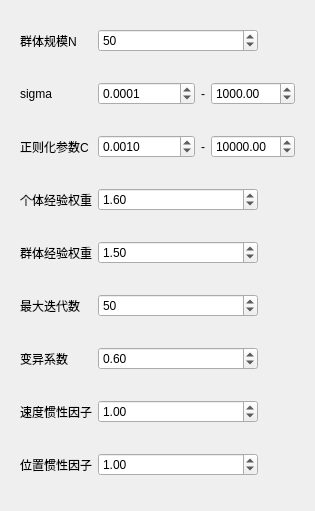
<?xml version="1.0" encoding="UTF-8"?>
<ui version="4.0">
 <class>maplssvmpsoform</class>
 <widget class="QWidget" name="maplssvmpsoform">
  <property name="geometry">
   <rect>
    <x>0</x>
    <y>0</y>
    <width>297</width>
    <height>511</height>
   </rect>
  </property>
  <property name="sizePolicy">
   <sizepolicy hsizetype="Preferred" vsizetype="Preferred">
    <horstretch>0</horstretch>
    <verstretch>0</verstretch>
   </sizepolicy>
  </property>
  <property name="windowTitle">
   <string>Form</string>
  </property>
  <layout class="QHBoxLayout" name="horizontalLayout">
   <item>
    <layout class="QGridLayout" name="gridLayout" columnstretch="4,6,1,6">
     <property name="sizeConstraint">
      <enum>QLayout::SetDefaultConstraint</enum>
     </property>
     <property name="leftMargin">
      <number>9</number>
     </property>
     <property name="topMargin">
      <number>9</number>
     </property>
     <property name="rightMargin">
      <number>9</number>
     </property>
     <property name="bottomMargin">
      <number>9</number>
     </property>
     <property name="horizontalSpacing">
      <number>6</number>
     </property>
     <property name="verticalSpacing">
      <number>21</number>
     </property>
     <item row="3" column="0">
      <widget class="QLabel" name="label_6">
       <property name="sizePolicy">
        <sizepolicy hsizetype="Fixed" vsizetype="Preferred">
         <horstretch>0</horstretch>
         <verstretch>0</verstretch>
        </sizepolicy>
       </property>
       <property name="text">
        <string>个体经验权重</string>
       </property>
      </widget>
     </item>
     <item row="2" column="0">
      <widget class="QLabel" name="label_4">
       <property name="sizePolicy">
        <sizepolicy hsizetype="Fixed" vsizetype="Preferred">
         <horstretch>0</horstretch>
         <verstretch>0</verstretch>
        </sizepolicy>
       </property>
       <property name="text">
        <string>正则化参数C</string>
       </property>
      </widget>
     </item>
     <item row="4" column="0">
      <widget class="QLabel" name="label_7">
       <property name="sizePolicy">
        <sizepolicy hsizetype="Fixed" vsizetype="Preferred">
         <horstretch>0</horstretch>
         <verstretch>0</verstretch>
        </sizepolicy>
       </property>
       <property name="text">
        <string>群体经验权重</string>
       </property>
      </widget>
     </item>
     <item row="1" column="2">
      <widget class="QLabel" name="label_3">
       <property name="sizePolicy">
        <sizepolicy hsizetype="Fixed" vsizetype="Preferred">
         <horstretch>0</horstretch>
         <verstretch>0</verstretch>
        </sizepolicy>
       </property>
       <property name="maximumSize">
        <size>
         <width>10</width>
         <height>16777215</height>
        </size>
       </property>
       <property name="text">
        <string>-</string>
       </property>
       <property name="alignment">
        <set>Qt::AlignCenter</set>
       </property>
      </widget>
     </item>
     <item row="1" column="0">
      <widget class="QLabel" name="label_2">
       <property name="sizePolicy">
        <sizepolicy hsizetype="Fixed" vsizetype="Preferred">
         <horstretch>0</horstretch>
         <verstretch>0</verstretch>
        </sizepolicy>
       </property>
       <property name="text">
        <string>sigma</string>
       </property>
      </widget>
     </item>
     <item row="0" column="0">
      <widget class="QLabel" name="label">
       <property name="sizePolicy">
        <sizepolicy hsizetype="Fixed" vsizetype="Preferred">
         <horstretch>0</horstretch>
         <verstretch>0</verstretch>
        </sizepolicy>
       </property>
       <property name="text">
        <string>群体规模N</string>
       </property>
      </widget>
     </item>
     <item row="2" column="1">
      <widget class="QDoubleSpinBox" name="doubleSpinBox_dMinC">
       <property name="sizePolicy">
        <sizepolicy hsizetype="Preferred" vsizetype="Fixed">
         <horstretch>0</horstretch>
         <verstretch>0</verstretch>
        </sizepolicy>
       </property>
       <property name="maximumSize">
        <size>
         <width>100</width>
         <height>16777215</height>
        </size>
       </property>
       <property name="decimals">
        <number>4</number>
       </property>
       <property name="maximum">
        <double>9999999.990000000223517</double>
       </property>
       <property name="value">
        <double>0.001000000000000</double>
       </property>
      </widget>
     </item>
     <item row="2" column="2">
      <widget class="QLabel" name="label_5">
       <property name="sizePolicy">
        <sizepolicy hsizetype="Fixed" vsizetype="Preferred">
         <horstretch>0</horstretch>
         <verstretch>0</verstretch>
        </sizepolicy>
       </property>
       <property name="maximumSize">
        <size>
         <width>10</width>
         <height>16777215</height>
        </size>
       </property>
       <property name="text">
        <string>-</string>
       </property>
       <property name="alignment">
        <set>Qt::AlignCenter</set>
       </property>
      </widget>
     </item>
     <item row="6" column="0">
      <widget class="QLabel" name="label_9">
       <property name="sizePolicy">
        <sizepolicy hsizetype="Fixed" vsizetype="Preferred">
         <horstretch>0</horstretch>
         <verstretch>0</verstretch>
        </sizepolicy>
       </property>
       <property name="text">
        <string>变异系数</string>
       </property>
      </widget>
     </item>
     <item row="1" column="1">
      <widget class="QDoubleSpinBox" name="doubleSpinBox_dMinSigma">
       <property name="sizePolicy">
        <sizepolicy hsizetype="Preferred" vsizetype="Fixed">
         <horstretch>0</horstretch>
         <verstretch>0</verstretch>
        </sizepolicy>
       </property>
       <property name="maximumSize">
        <size>
         <width>100</width>
         <height>16777215</height>
        </size>
       </property>
       <property name="decimals">
        <number>4</number>
       </property>
       <property name="maximum">
        <double>999999.989999999990687</double>
       </property>
       <property name="value">
        <double>0.000100000000000</double>
       </property>
      </widget>
     </item>
     <item row="2" column="3">
      <widget class="QDoubleSpinBox" name="doubleSpinBox_dMaxC">
       <property name="sizePolicy">
        <sizepolicy hsizetype="Preferred" vsizetype="Fixed">
         <horstretch>0</horstretch>
         <verstretch>0</verstretch>
        </sizepolicy>
       </property>
       <property name="maximumSize">
        <size>
         <width>100</width>
         <height>16777215</height>
        </size>
       </property>
       <property name="maximum">
        <double>99999999.989999994635582</double>
       </property>
       <property name="value">
        <double>10000.000000000000000</double>
       </property>
      </widget>
     </item>
     <item row="1" column="3">
      <widget class="QDoubleSpinBox" name="doubleSpinBox_dMaxSigma">
       <property name="sizePolicy">
        <sizepolicy hsizetype="Preferred" vsizetype="Fixed">
         <horstretch>0</horstretch>
         <verstretch>0</verstretch>
        </sizepolicy>
       </property>
       <property name="maximumSize">
        <size>
         <width>100</width>
         <height>16777215</height>
        </size>
       </property>
       <property name="maximum">
        <double>9999999.990000000223517</double>
       </property>
       <property name="value">
        <double>1000.000000000000000</double>
       </property>
      </widget>
     </item>
     <item row="5" column="0">
      <widget class="QLabel" name="label_8">
       <property name="sizePolicy">
        <sizepolicy hsizetype="Fixed" vsizetype="Preferred">
         <horstretch>0</horstretch>
         <verstretch>0</verstretch>
        </sizepolicy>
       </property>
       <property name="text">
        <string>最大迭代数</string>
       </property>
      </widget>
     </item>
     <item row="7" column="0">
      <widget class="QLabel" name="label_10">
       <property name="sizePolicy">
        <sizepolicy hsizetype="Fixed" vsizetype="Preferred">
         <horstretch>0</horstretch>
         <verstretch>0</verstretch>
        </sizepolicy>
       </property>
       <property name="text">
        <string>速度惯性因子</string>
       </property>
      </widget>
     </item>
     <item row="8" column="0">
      <widget class="QLabel" name="label_11">
       <property name="sizePolicy">
        <sizepolicy hsizetype="Fixed" vsizetype="Preferred">
         <horstretch>0</horstretch>
         <verstretch>0</verstretch>
        </sizepolicy>
       </property>
       <property name="text">
        <string>位置惯性因子</string>
       </property>
      </widget>
     </item>
     <item row="3" column="1" colspan="3">
      <widget class="QDoubleSpinBox" name="doubleSpinBox_dC1">
       <property name="sizePolicy">
        <sizepolicy hsizetype="Preferred" vsizetype="Fixed">
         <horstretch>0</horstretch>
         <verstretch>0</verstretch>
        </sizepolicy>
       </property>
       <property name="maximumSize">
        <size>
         <width>160</width>
         <height>16777215</height>
        </size>
       </property>
       <property name="value">
        <double>1.600000000000000</double>
       </property>
      </widget>
     </item>
     <item row="4" column="1" colspan="3">
      <widget class="QDoubleSpinBox" name="doubleSpinBox_dC2">
       <property name="sizePolicy">
        <sizepolicy hsizetype="Preferred" vsizetype="Fixed">
         <horstretch>0</horstretch>
         <verstretch>0</verstretch>
        </sizepolicy>
       </property>
       <property name="maximumSize">
        <size>
         <width>160</width>
         <height>16777215</height>
        </size>
       </property>
       <property name="value">
        <double>1.500000000000000</double>
       </property>
      </widget>
     </item>
     <item row="5" column="1" colspan="3">
      <widget class="QSpinBox" name="spinBox_nMaxGen">
       <property name="sizePolicy">
        <sizepolicy hsizetype="Preferred" vsizetype="Fixed">
         <horstretch>0</horstretch>
         <verstretch>0</verstretch>
        </sizepolicy>
       </property>
       <property name="maximumSize">
        <size>
         <width>160</width>
         <height>16777215</height>
        </size>
       </property>
       <property name="value">
        <number>50</number>
       </property>
      </widget>
     </item>
     <item row="6" column="1" colspan="3">
      <widget class="QDoubleSpinBox" name="doubleSpinBox_dk">
       <property name="sizePolicy">
        <sizepolicy hsizetype="Preferred" vsizetype="Fixed">
         <horstretch>0</horstretch>
         <verstretch>0</verstretch>
        </sizepolicy>
       </property>
       <property name="maximumSize">
        <size>
         <width>160</width>
         <height>16777215</height>
        </size>
       </property>
       <property name="value">
        <double>0.600000000000000</double>
       </property>
      </widget>
     </item>
     <item row="7" column="1" colspan="3">
      <widget class="QDoubleSpinBox" name="doubleSpinBox_dWeightV">
       <property name="sizePolicy">
        <sizepolicy hsizetype="Preferred" vsizetype="Fixed">
         <horstretch>0</horstretch>
         <verstretch>0</verstretch>
        </sizepolicy>
       </property>
       <property name="maximumSize">
        <size>
         <width>160</width>
         <height>16777215</height>
        </size>
       </property>
       <property name="value">
        <double>1.000000000000000</double>
       </property>
      </widget>
     </item>
     <item row="8" column="1" colspan="3">
      <widget class="QDoubleSpinBox" name="doubleSpinBox_dWeightP">
       <property name="sizePolicy">
        <sizepolicy hsizetype="Preferred" vsizetype="Fixed">
         <horstretch>0</horstretch>
         <verstretch>0</verstretch>
        </sizepolicy>
       </property>
       <property name="maximumSize">
        <size>
         <width>160</width>
         <height>16777215</height>
        </size>
       </property>
       <property name="value">
        <double>1.000000000000000</double>
       </property>
      </widget>
     </item>
     <item row="0" column="1" colspan="3">
      <widget class="QSpinBox" name="spinBox_nParticleNum">
       <property name="sizePolicy">
        <sizepolicy hsizetype="Fixed" vsizetype="Fixed">
         <horstretch>0</horstretch>
         <verstretch>0</verstretch>
        </sizepolicy>
       </property>
       <property name="maximumSize">
        <size>
         <width>160</width>
         <height>16777215</height>
        </size>
       </property>
       <property name="maximum">
        <number>999</number>
       </property>
       <property name="value">
        <number>50</number>
       </property>
      </widget>
     </item>
    </layout>
   </item>
  </layout>
 </widget>
 <resources/>
 <connections/>
</ui>
